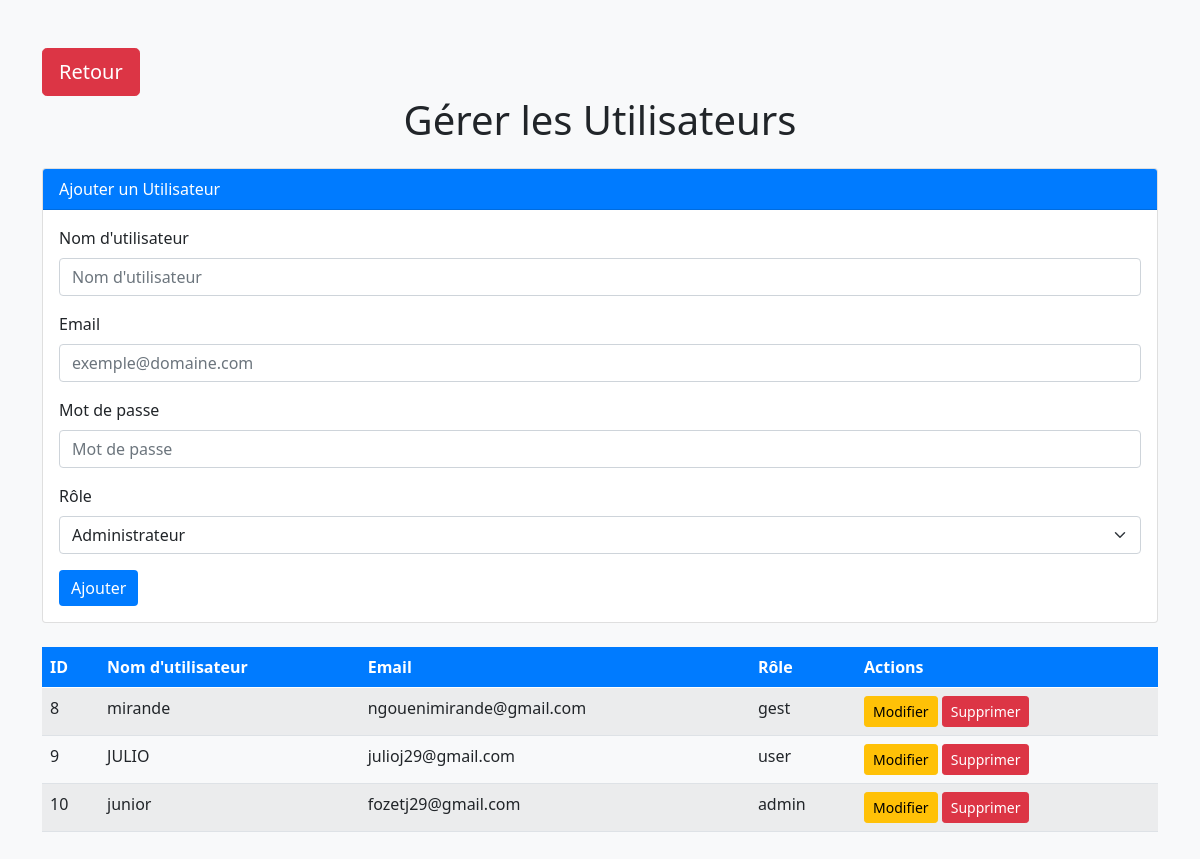
Page /page/admin/gere.php (signed in) on the earlier database version.
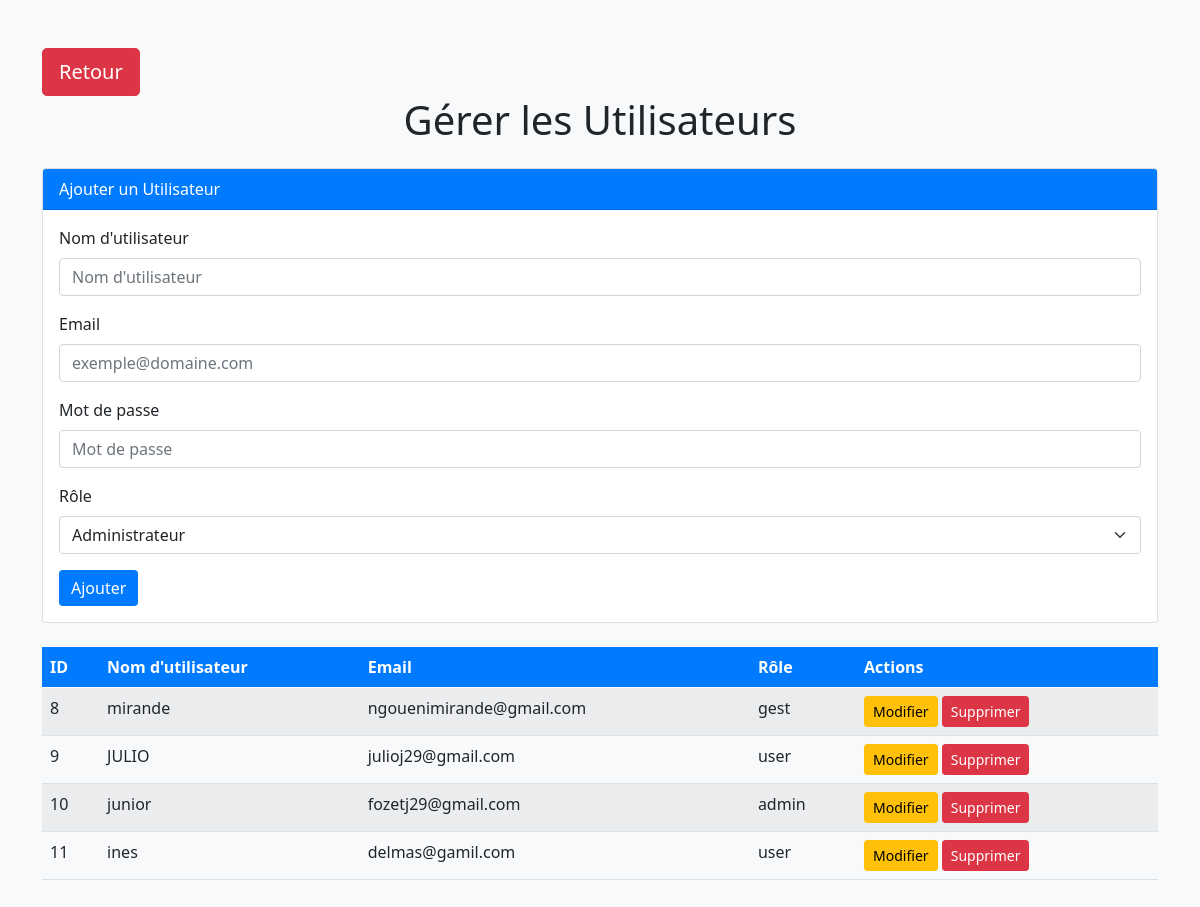
Same page on the later database version.
### tables this page shows
CREATE TABLE `utilisateur` (
  `ID_UTILISATEUR` int(11) NOT NULL,
  `MOT_DE_PASSE` varchar(200) DEFAULT NULL,
  `EMAIL` varchar(200) DEFAULT NULL,
  `ROLE` varchar(50) DEFAULT NULL,
  `NOM_UTIL` varchar(100) DEFAULT NULL
);

### page/admin/gere.php (the view, shortened to what this page needs)
<?php
require_once('../conect.php');
$result = $con->query("SELECT * FROM utilisateur WHERE ID_UTILISATEUR  != {$_SESSION['user_id']}");
?>
<!DOCTYPE html>
<html lang="fr">
<head>
    <link rel="stylesheet" href="../boostrap/css/bootstrap.min.css">
</head>
<body>
    <div class="container my-5">
        <a href="admin.php" class="btn btn-danger btn-lg">Retour</a>
        <h1 class="text-center mb-4">Gérer les Utilisateurs</h1>
        <div class="card mb-4">
            <div class="card-header">
                Ajouter un Utilisateur
            </div>
            <div class="card-body">
                <form action="" method="POST">
                    <div class="mb-3">
                        <label for="username" class="form-label">Nom d'utilisateur</label>
                        <input type="text" class="form-control" id="username" name="username" placeholder="Nom d'utilisateur" required>
                    </div>
                    <div class="mb-3">
                        <label for="email" class="form-label">Email</label>
                        <input type="email" class="form-control" id="email" name="email" placeholder="exemple@domaine.com" required>
                    </div>
                    <div class="mb-3">
                        <label for="password" class="form-label">Mot de passe</label>
                        <input type="password" class="form-control" id="password" name="password" placeholder="Mot de passe" required>
                    </div>
                    <div class="mb-3">
                        <label for="role" class="form-label">Rôle</label>
                        <select class="form-select" id="role" name="role" required>
                            <option value="Admin">Administrateur</option>
                        </select>
                    </div>
                    <button type="submit" class="btn btn-primary">Ajouter</button>
                </form>
            </div>
        </div>
        <table class="table table-striped">
            <thead>
                <tr>
                    <th>ID</th>
                    <th>Nom d'utilisateur</th>
                    <th>Email</th>
                    <th>Rôle</th>
                    <th>Actions</th>
                </tr>
            </thead>
            <tbody>
                <?php while ($row = $result->fetch()): ?>
                    <tr>
                        <td><?= htmlspecialchars($row['ID_UTILISATEUR']) ?></td>
                        <td><?= htmlspecialchars($row['NOM_UTIL']) ?></td>
                        <td><?= htmlspecialchars($row['EMAIL']) ?></td>
                        <td><?= htmlspecialchars($row['ROLE']) ?></td>
                        <td>
                            <a href="?id_modifier=<?= htmlspecialchars($row['ID_UTILISATEUR']) ?>" class="btn btn-warning btn-sm">Modifier</a>
                            <a href="?id_suprim=<?= htmlspecialchars($row['ID_UTILISATEUR']) ?>" class="btn btn-danger btn-sm" onclick="return confirm('Êtes-vous sûr de vouloir supprimer cet utilisateur ?');">Supprimer</a>
                        </td>
                    </tr>
                <?php endwhile; ?>
            </tbody>
        </table>
    </div>
</body>
</html>

### page/admin/gere.php (style rules this page uses)
body { background-color: #f8f9fa; }
.card-header { background-color: #007bff; color: white; }
.btn-primary { background-color: #007bff; border: none; }
.table thead th { background-color: #007bff; color: white; }
.btn-sm { padding: 0.25rem 0.5rem; }

Differences in the rows shown:
added utilisateur: ID_UTILISATEUR "11", NOM_UTIL "ines", EMAIL "delmas@gamil.com", ROLE "user"
